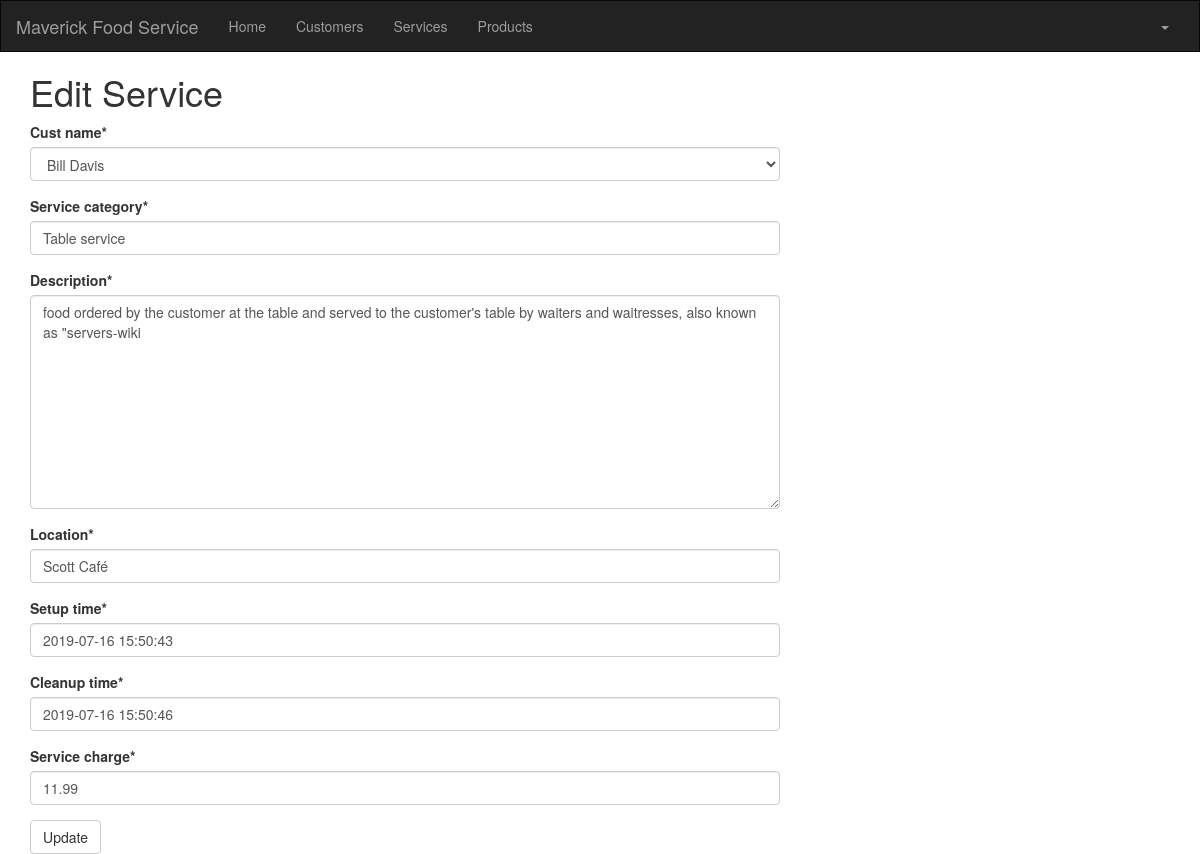
Screenshot of /service/2/edit/ (signed in) with the database file from the repository.
### crm/models.py (models this page shows, shortened)
class Customer(models.Model):
    cust_name = models.CharField(max_length=50)
    organization = models.CharField(max_length=100, blank=True)
    role = models.CharField(max_length=100)
    email = models.EmailField(max_length=100)
    bldgroom = models.CharField(max_length=100)
    address = models.CharField(max_length=200)
    account_number = models.IntegerField(blank=False, null=False)
    city = models.CharField(max_length=50)
    state = models.CharField(max_length=50)
    zipcode = models.CharField(max_length=10)
    phone_number = models.CharField(max_length=50)
    created_date = models.DateTimeField(
        default=timezone.now)
    updated_date = models.DateTimeField(auto_now_add=True)
    def __str__(self):
        return str(self.cust_name)

class Service(models.Model):
    cust_name = models.ForeignKey(Customer, on_delete=models.CASCADE, related_name='services')
    service_category = models.CharField(max_length=100)
    description = models.TextField()
    location = models.CharField(max_length=200)
    setup_time = models.DateTimeField(
        default=timezone.now)
    cleanup_time = models.DateTimeField(
        default=timezone.now)
    service_charge = models.DecimalField(max_digits=10, decimal_places=2)
    created_date = models.DateTimeField(
        default=timezone.now)
    updated_date = models.DateTimeField(auto_now_add=True)

### crm/views.py (the view)
# urls.py: path('service/<int:pk>/edit/', views.service_edit, name='service_edit'),
@login_required
def service_edit(request, pk):
   service = get_object_or_404(Service, pk=pk)
   if request.method == "POST":
       form = ServiceForm(request.POST, instance=service)
       if form.is_valid():
            service = form.save()
            service.updated_date = timezone.now()
       service.save()
       services = Service.objects.filter(created_date__lte=timezone.now())
       return render(request, 'crm/service_list.html', {'services': services})
   else:
       form = ServiceForm(instance=service)
   return render(request, 'crm/service_edit.html', {'form': form})

### crm/forms.py
class ServiceForm(forms.ModelForm):
   class Meta:
       model = Service
       fields = ('cust_name', 'service_category', 'description', 'location', 'setup_time', 'cleanup_time', 'service_charge' )

### crm/templates/crm/service_edit.html (shortened to what this page needs)
<!DOCTYPE html>
{% extends 'crm/base.html' %}
{% load crispy_forms_tags %}
{% block content %}
<html lang="en">
<head>
</head>
<body>
 <h1>Edit Service</h1>
 <form method="POST" class="service-form">{% csrf_token %}
      {{ form|crispy }}
     <button type="submit" class="save btn btn-default">Update</button>
    </form>
{% endblock %}

### rows the page displays
Customer: cust_name "Bill Davis"
Service: service_category "Table service", description "food ordered by the customer at the table and served to the customer's table by waiters and waitresses, also known as \"servers-wiki", location "Scott Café", setup_time "2019-07-16 15:50:43", cleanup_time "2019-07-16 15:50:46", service_charge "11.99"
